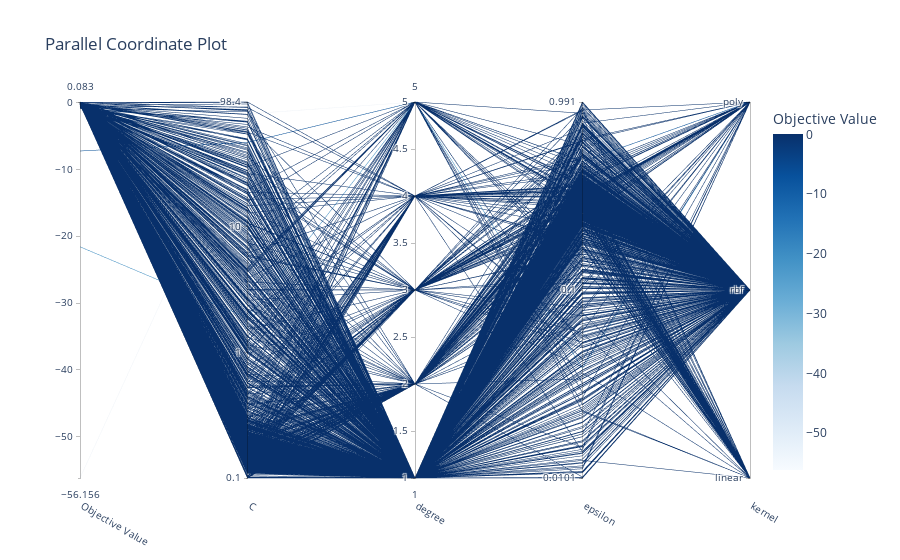

The cell this chart's notebook holds for it:
### Code cell
optuna.visualization.plot_parallel_coordinate(study)

### Figure 1 — Plotly figure (JSON) as saved in the notebook; plotly's stock layout.template omitted (floating-point values rounded to 4 significant figures; data arrays with more than 128 entries replaced by an {"elided": "..."} marker saying what was removed)
{"data": [{"dimensions": [{"label": "Objective Value", "range": [-56.16, 0.08349], "values": {"elided": "1000 float values"}}, {"label": "C", "range": [-1.0, 1.993], "ticktext": ["0.1", "1", "10", "98.4"], "tickvals": [-1.0, 0, 1, 1.993], "values": {"elided": "1000 float values"}}, {"label": "degree", "range": [1, 5], "values": {"elided": "1000 int values"}}, {"label": "epsilon", "range": [-1.995, -0.00411], "ticktext": ["0.0101", "0.1", "0.991"], "tickvals": [-1.995, -1, -0.00411], "values": {"elided": "1000 float values"}}, {"label": "kernel", "range": [0, 2], "ticktext": ["linear", "rbf", "poly"], "tickvals": [0, 1, 2], "values": {"elided": "1000 int values"}}], "labelangle": 30, "labelside": "bottom", "line": {"color": {"elided": "1000 float values"}, "colorbar": {"title": {"text": "Objective Value"}}, "colorscale": [[0, "rgb(247,251,255)"], [0.125, "rgb(222,235,247)"], [0.25, "rgb(198,219,239)"], [0.375, "rgb(158,202,225)"], [0.5, "rgb(107,174,214)"], [0.625, "rgb(66,146,198)"], [0.75, "rgb(33,113,181)"], [0.875, "rgb(8,81,156)"], [1, "rgb(8,48,107)"]], "reversescale": false, "showscale": true}, "type": "parcoords"}], "layout": {"title": {"text": "Parallel Coordinate Plot"}}}
